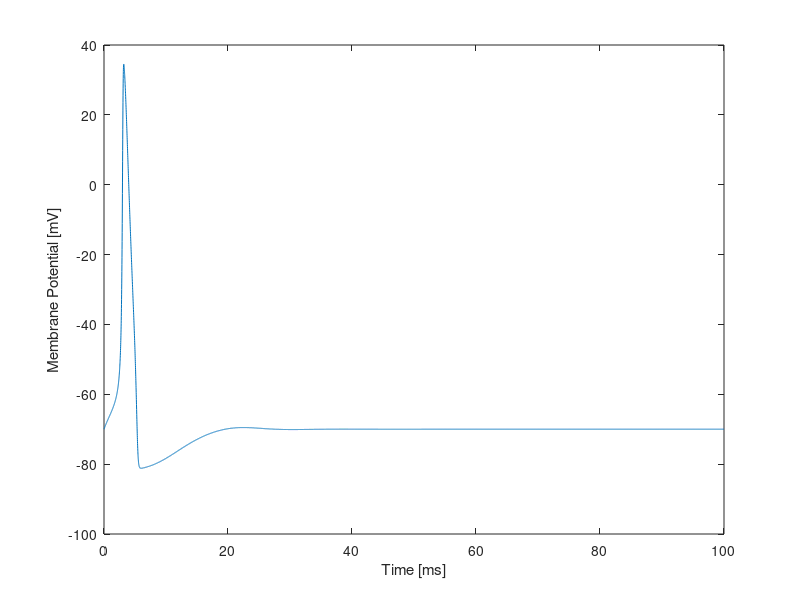
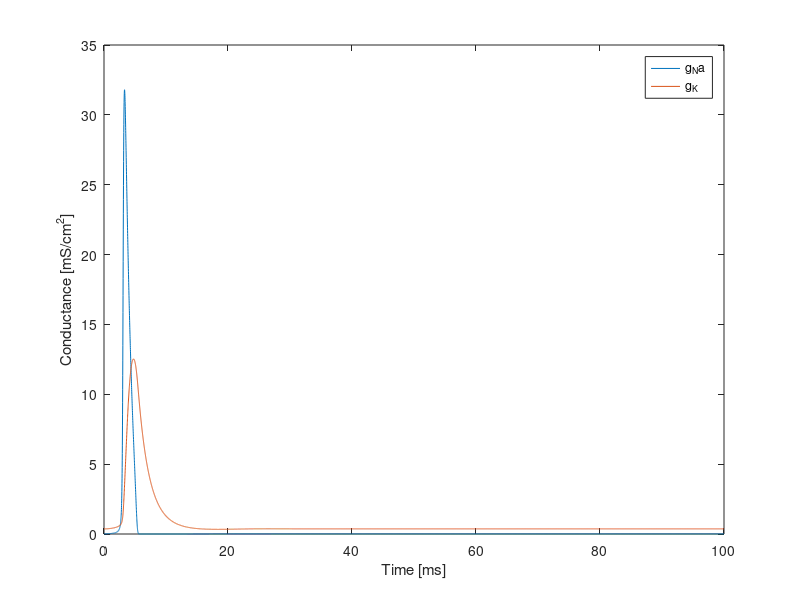

Write MATLAB code to recreate these figures, in order.
clear all
close all
clc

%% Simulation Inputs and Initial Conditions


% Define Constant Values
g_k = 36; %[mS/cm^2]
g_na = 120; %[mS/cm^2]
g_l = 0.3; %[mS/cm^2]

C_m = 1; %[uF/cm^2]

E_k = -12; %[mV]
E_na = 115; %[mV]
E_l = 10.6; %[mV]

Vrest = -70; %[mV]
VV = 0; % Simulation Voltage which will be corrected after calcuations

%Define Time Step
ts = .01; %[s]
tt = 0:ts:100; 


%Define Input Current
II = zeros(1,length(tt));
II(1:5/ts) = 5; %Vector defines input I for each time step. Change '5/ts' to 'pulse-duration/ts'for differnt pulses
%% Simulation Iteration

% Initialize Variables with Steady State Values
alpha_m = .1*((25-VV)/(exp((25-VV)/10)-1));
beta_m = 4*exp(-VV/18);
alpha_n = .01*((10-VV)/(exp((10-VV)/10)-1));
beta_n = .125*exp(-VV/80);
alpha_h = .07*exp(-VV/20);
beta_h = 1/(exp((30-VV)/10)+1);

% Calculate Voltage Gated Channel Probabilities
nn = alpha_n/(alpha_n+beta_n); 
mm = alpha_m/(alpha_m+beta_m);
hh = alpha_h/(alpha_h+beta_h);

nvec = nn;
mvec = mm;
hvec = hh;
Vol = [VV+Vrest];

% Calcuate Initial Conductances
g_na_vec = mm^3*g_na*hh;
g_k_vec = nn^4*g_k;

% Iterate over time
for ii = 1:length(tt)-1
    
    
    alpha_m = .1*((25-VV)/(exp((25-VV)/10)-1));
    beta_m = 4*exp(-VV/18);
    alpha_n = .01*((10-VV)/(exp((10-VV)/10)-1));
    beta_n = .125*exp(-VV/80);
    alpha_h = .07*exp(-VV/20);
    beta_h = 1/(exp((30-VV)/10)+1);
    
    % Current time derivative for each probability
    dmm = alpha_m*(1-mm)-beta_m*mm;
    dnn = alpha_n*(1-nn)-beta_n*nn;
    dhh = alpha_h*(1-hh)-beta_h*hh;
    
    %Update conductances over time
    g_na_vec = [g_na_vec, mm^3*g_na*hh];
    g_k_vec = [g_k_vec, nn^4*g_k]; 
    
    
    nvec = [nvec, nn+ts*dnn];
    nn  = nn+ts*dnn;
    mvec  = [mvec, mm+ts*dmm];
    mm = mm+ts*dmm;
    hvec  = [hvec, hh+ts*dhh];
    hh = hh+ts*dhh;
    
    % Calculate Ion Currents
    I_na = mm^3*g_na*hh*(VV-E_na);
    I_k = nn^4*g_k*(VV-E_k);
    I_l = g_l*(VV-E_l);
    
    I_ion = II(ii) - I_k - I_na - I_l;
   
    % Current time derivative of membrane motental
    dVV = I_ion/C_m;
    
    % Update membrane potential
    Vol = [Vol, (VV+ts*dVV) + Vrest];
    VV = (VV+ts*dVV);
    
end

%% Plot voltage results

figure(1)
plot(tt,Vol)
xlabel('Time [ms]')
ylabel('Membrane Potential [mV]')

figure(2)
plot(tt, g_na_vec, tt, g_k_vec)
legend('g_Na','g_K')
xlabel('Time [ms]')
ylabel('Conductance [mS/cm^2]')
    



